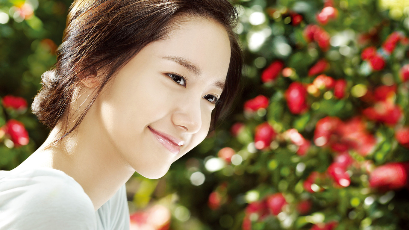
#> input picture imgs/yuner.png, 409 x 230 px, found by its file name
$ python task01.py
#> lines starting #> are read from the running program, lines starting #| are printed output that depends on the picture
import cv2

if __name__ == "__main__":
    img = cv2.imread('F:/BIGDATA/CV/team-learning-cv-master/team-learning-cv-master/ImageProcessingFundamentals/imgs/yuner.png', cv2.IMREAD_UNCHANGED)
#> img is the input picture: shape (230, 409, 3); mean B, G, R 85.2, 117.3, 139.7

    print('Original Dimensions : ', img.shape)
#| Original Dimensions :  (230, 409, 3)

    scale_percent = 100  # percent of original size
    width = int(img.shape[1] * scale_percent / 100)
#> width = 409
    height = int(img.shape[0] * scale_percent / 100)
#> height = 230
    dim = (width, height)
#> dim = (409, 230)
    # resize image
    resized = cv2.resize(img, dim, interpolation=cv2.INTER_LINEAR) # INTER_LINEAR  INTER_AREA

    fx = 1.5
    fy = 1.5

    resized1 = cv2.resize(resized, dsize=None, fx=fx, fy=fy, interpolation=cv2.INTER_NEAREST)
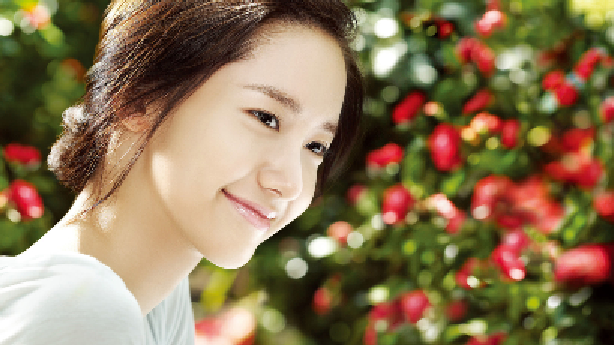
#> resized1: shape (345, 614, 3); mean B, G, R 85.1, 117.3, 139.7

    resized2 = cv2.resize(resized, dsize=None, fx=fx, fy=fy, interpolation=cv2.INTER_LINEAR)
    print('Resized Dimensions : ', resized.shape)
#| Resized Dimensions :  (230, 409, 3)

    cv2.imshow("Resized image", resized)
    cv2.imshow("INTER_NEAREST image", resized1)
    cv2.imshow("INTER_LINEAR image", resized2)
    cv2.waitKey(0)
    cv2.destroyAllWindows()
